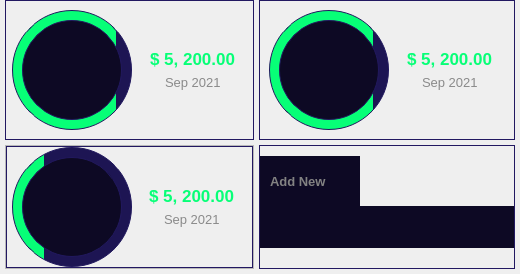
              <widget class="QFrame" name="frame_15">
               <property name="frameShape">
                <enum>QFrame::NoFrame</enum>
               </property>
               <property name="frameShadow">
                <enum>QFrame::Raised</enum>
               </property>
               <layout class="QGridLayout" name="gridLayout">
                <property name="leftMargin">
                 <number>5</number>
                </property>
                <property name="topMargin">
                 <number>0</number>
                </property>
                <property name="rightMargin">
                 <number>5</number>
                </property>
                <property name="bottomMargin">
                 <number>5</number>
                </property>
                <property name="spacing">
                 <number>5</number>
                </property>
                <item row="0" column="0">
                 <widget class="QFrame" name="frame_35">
                  <property name="styleSheet">
                   <string notr="true">border: 1px solid rgb(34, 24, 97);</string>
                  </property>
                  <property name="frameShape">
                   <enum>QFrame::NoFrame</enum>
                  </property>
                  <property name="frameShadow">
                   <enum>QFrame::Raised</enum>
                  </property>
                  <layout class="QHBoxLayout" name="horizontalLayout_19">
                   <property name="spacing">
                    <number>5</number>
                   </property>
                   <property name="leftMargin">
                    <number>5</number>
                   </property>
                   <property name="topMargin">
                    <number>0</number>
                   </property>
                   <property name="rightMargin">
                    <number>5</number>
                   </property>
                   <property name="bottomMargin">
                    <number>0</number>
                   </property>
                   <item alignment="Qt::AlignHCenter|Qt::AlignVCenter">
                    <widget class="QFrame" name="frame_30">
                     <property name="minimumSize">
                      <size>
                       <width>120</width>
                       <height>120</height>
                      </size>
                     </property>
                     <property name="maximumSize">
                      <size>
                       <width>120</width>
                       <height>120</height>
                      </size>
                     </property>
                     <property name="styleSheet">
                      <string notr="true">background-color: qlineargradient(spread:pad, x1:0, y1:0, x2:1, y2:0, stop:0.867 rgba(7, 255, 119, 1), stop:0.869 rgba(29, 21, 83, 1));
border: 1px solid rgb(33, 24, 94);
border-radius: 60;</string>
                     </property>
                     <property name="frameShape">
                      <enum>QFrame::NoFrame</enum>
                     </property>
                     <property name="frameShadow">
                      <enum>QFrame::Raised</enum>
                     </property>
                     <layout class="QHBoxLayout" name="horizontalLayout_18">
                      <item alignment="Qt::AlignHCenter">
                       <widget class="QFrame" name="frame_31">
                        <property name="minimumSize">
                         <size>
                          <width>100</width>
                          <height>100</height>
                         </size>
                        </property>
                        <property name="maximumSize">
                         <size>
                          <width>130</width>
                          <height>130</height>
                         </size>
                        </property>
                        <property name="styleSheet">
                         <string notr="true">background-color: rgb(13, 9, 36);
border: 1px solid rgb(33, 24, 94);
border-radius: 50px;</string>
                        </property>
                        <property name="frameShape">
                         <enum>QFrame::NoFrame</enum>
                        </property>
                        <property name="frameShadow">
                         <enum>QFrame::Raised</enum>
                        </property>
                        <layout class="QHBoxLayout" name="horizontalLayout_30">
                         <item>
                          <widget class="QFrame" name="frame_36">
                           <property name="minimumSize">
                            <size>
                             <width>50</width>
                             <height>50</height>
                            </size>
                           </property>
                           <property name="maximumSize">
                            <size>
                             <width>50</width>
                             <height>50</height>
                            </size>
                           </property>
                           <property name="styleSheet">
                            <string notr="true">QFrame {
	border: none;
	image: url(:/icons/icons/money-hand.svg);
	border-radius: 25;
}</string>
                           </property>
                           <property name="frameShape">
                            <enum>QFrame::NoFrame</enum>
                           </property>
                           <property name="frameShadow">
                            <enum>QFrame::Raised</enum>
                           </property>
                          </widget>
                         </item>
                        </layout>
                       </widget>
                      </item>
                     </layout>
                    </widget>
                   </item>
                   <item alignment="Qt::AlignVCenter">
                    <widget class="QFrame" name="frame_37">
                     <property name="minimumSize">
                      <size>
                       <width>110</width>
                       <height>0</height>
                      </size>
                     </property>
                     <property name="maximumSize">
                      <size>
                       <width>110</width>
                       <height>16777215</height>
                      </size>
                     </property>
                     <property name="styleSheet">
                      <string notr="true">border: none;</string>
                     </property>
                     <property name="frameShape">
                      <enum>QFrame::NoFrame</enum>
                     </property>
                     <property name="frameShadow">
                      <enum>QFrame::Raised</enum>
                     </property>
                     <layout class="QVBoxLayout" name="verticalLayout_16">
                      <item alignment="Qt::AlignHCenter|Qt::AlignVCenter">
                       <widget class="QLabel" name="label_22">
                        <property name="font">
                         <font>
                          <pointsize>13</pointsize>
                          <bold>true</bold>
                         </font>
                        </property>
                        <property name="styleSheet">
                         <string notr="true">color: rgb(7, 255, 119);</string>
                        </property>
                        <property name="text">
                         <string>$ 5, 200.00</string>
                        </property>
                       </widget>
                      </item>
                      <item alignment="Qt::AlignHCenter|Qt::AlignVCenter">
                       <widget class="QLabel" name="label_21">
                        <property name="font">
                         <font>
                          <pointsize>10</pointsize>
                          <bold>false</bold>
                         </font>
                        </property>
                        <property name="styleSheet">
                         <string notr="true">color: rgb(138, 138, 138);</string>
                        </property>
                        <property name="text">
                         <string>Sep 2021</string>
                        </property>
                       </widget>
                      </item>
                     </layout>
                    </widget>
                   </item>
                  </layout>
                 </widget>
                </item>
                <item row="0" column="1">
                 <widget class="QFrame" name="frame_18">
                  <property name="styleSheet">
                   <string notr="true"/>
                  </property>
                  <property name="frameShape">
                   <enum>QFrame::NoFrame</enum>
                  </property>
                  <property name="frameShadow">
                   <enum>QFrame::Raised</enum>
                  </property>
                  <layout class="QHBoxLayout" name="horizontalLayout_25">
                   <property name="spacing">
                    <number>0</number>
                   </property>
                   <property name="leftMargin">
                    <number>0</number>
                   </property>
                   <property name="topMargin">
                    <number>0</number>
                   </property>
                   <property name="rightMargin">
                    <number>0</number>
                   </property>
                   <property name="bottomMargin">
                    <number>0</number>
                   </property>
                   <item>
                    <widget class="QFrame" name="frame_38">
                     <property name="styleSheet">
                      <string notr="true">border: 1px solid rgb(34, 24, 97);</string>
                     </property>
                     <property name="frameShape">
                      <enum>QFrame::NoFrame</enum>
                     </property>
                     <property name="frameShadow">
                      <enum>QFrame::Raised</enum>
                     </property>
                     <layout class="QHBoxLayout" name="horizontalLayout_24">
                      <item>
                       <widget class="QFrame" name="frame_42">
                        <property name="minimumSize">
                         <size>
                          <width>120</width>
                          <height>120</height>
                         </size>
                        </property>
                        <property name="maximumSize">
                         <size>
                          <width>120</width>
                          <height>120</height>
                         </size>
                        </property>
                        <property name="styleSheet">
                         <string notr="true">background-color: qlineargradient(spread:pad, x1:0, y1:0, x2:1, y2:0, stop:0.867 rgba(7, 255, 119, 1), stop:0.869 rgba(29, 21, 83, 1));
border: 1px solid rgb(33, 24, 94);
border-radius: 60;</string>
                        </property>
                        <property name="frameShape">
                         <enum>QFrame::NoFrame</enum>
                        </property>
                        <property name="frameShadow">
                         <enum>QFrame::Raised</enum>
                        </property>
                        <layout class="QHBoxLayout" name="horizontalLayout_23">
                         <item alignment="Qt::AlignHCenter">
                          <widget class="QFrame" name="frame_43">
                           <property name="minimumSize">
                            <size>
                             <width>100</width>
                             <height>100</height>
                            </size>
                           </property>
                           <property name="maximumSize">
                            <size>
                             <width>130</width>
                             <height>130</height>
                            </size>
                           </property>
                           <property name="styleSheet">
                            <string notr="true">background-color: rgb(13, 9, 36);
border: 1px solid rgb(33, 24, 94);
border-radius: 50px;</string>
                           </property>
                           <property name="frameShape">
                            <enum>QFrame::NoFrame</enum>
                           </property>
                           <property name="frameShadow">
                            <enum>QFrame::Raised</enum>
                           </property>
                           <layout class="QHBoxLayout" name="horizontalLayout_31">
                            <item>
                             <widget class="QFrame" name="frame_44">
                              <property name="minimumSize">
                               <size>
                                <width>50</width>
                                <height>50</height>
                               </size>
                              </property>
                              <property name="maximumSize">
                               <size>
                                <width>50</width>
                                <height>50</height>
                               </size>
                              </property>
                              <property name="styleSheet">
                               <string notr="true">QFrame {
	border: none;
	
	image: url(:/icons/icons/euro_money.svg);
	border-radius: 25;
}</string>
                              </property>
                              <property name="frameShape">
                               <enum>QFrame::NoFrame</enum>
                              </property>
                              <property name="frameShadow">
                               <enum>QFrame::Raised</enum>
                              </property>
                             </widget>
                            </item>
                           </layout>
                          </widget>
                         </item>
                        </layout>
                       </widget>
                      </item>
                      <item alignment="Qt::AlignVCenter">
                       <widget class="QFrame" name="frame_41">
                        <property name="minimumSize">
                         <size>
                          <width>110</width>
                          <height>0</height>
                         </size>
                        </property>
                        <property name="maximumSize">
                         <size>
                          <width>110</width>
                          <height>16777215</height>
                         </size>
                        </property>
                        <property name="styleSheet">
                         <string notr="true">border: none;</string>
                        </property>
                        <property name="frameShape">
                         <enum>QFrame::NoFrame</enum>
                        </property>
                        <property name="frameShadow">
                         <enum>QFrame::Raised</enum>
                        </property>
                        <layout class="QVBoxLayout" name="verticalLayout_17">
                         <item alignment="Qt::AlignHCenter|Qt::AlignVCenter">
                          <widget class="QLabel" name="label_23">
                           <property name="font">
                            <font>
                             <pointsize>13</pointsize>
                             <bold>true</bold>
                            </font>
                           </property>
                           <property name="styleSheet">
                            <string notr="true">color: rgb(7, 255, 119);</string>
                           </property>
                           <property name="text">
                            <string>$ 5, 200.00</string>
                           </property>
                          </widget>
                         </item>
                         <item alignment="Qt::AlignHCenter|Qt::AlignVCenter">
                          <widget class="QLabel" name="label_24">
                           <property name="font">
                            <font>
                             <pointsize>10</pointsize>
                             <bold>false</bold>
                            </font>
                           </property>
                           <property name="styleSheet">
                            <string notr="true">color: rgb(138, 138, 138);</string>
                           </property>
                           <property name="text">
                            <string>Sep 2021</string>
                           </property>
                          </widget>
                         </item>
                        </layout>
                       </widget>
                      </item>
                     </layout>
                    </widget>
                   </item>
                  </layout>
                 </widget>
                </item>
                <item row="1" column="0">
                 <widget class="QFrame" name="frame_17">
                  <property name="styleSheet">
                   <string notr="true"/>
                  </property>
                  <property name="frameShape">
                   <enum>QFrame::StyledPanel</enum>
                  </property>
                  <property name="frameShadow">
                   <enum>QFrame::Raised</enum>
                  </property>
                  <layout class="QHBoxLayout" name="horizontalLayout_28">
                   <property name="spacing">
                    <number>0</number>
                   </property>
                   <property name="leftMargin">
                    <number>0</number>
                   </property>
                   <property name="topMargin">
                    <number>0</number>
                   </property>
                   <property name="rightMargin">
                    <number>0</number>
                   </property>
                   <property name="bottomMargin">
                    <number>0</number>
                   </property>
                   <item>
                    <widget class="QFrame" name="frame_45">
                     <property name="styleSheet">
                      <string notr="true">border: 1px solid rgb(34, 24, 97);</string>
                     </property>
                     <property name="frameShape">
                      <enum>QFrame::NoFrame</enum>
                     </property>
                     <property name="frameShadow">
                      <enum>QFrame::Raised</enum>
                     </property>
                     <layout class="QHBoxLayout" name="horizontalLayout_26">
                      <property name="spacing">
                       <number>5</number>
                      </property>
                      <property name="leftMargin">
                       <number>5</number>
                      </property>
                      <property name="topMargin">
                       <number>0</number>
                      </property>
                      <property name="rightMargin">
                       <number>5</number>
                      </property>
                      <property name="bottomMargin">
                       <number>0</number>
                      </property>
                      <item alignment="Qt::AlignHCenter|Qt::AlignVCenter">
                       <widget class="QFrame" name="frame_46">
                        <property name="minimumSize">
                         <size>
                          <width>120</width>
                          <height>120</height>
                         </size>
                        </property>
                        <property name="maximumSize">
                         <size>
                          <width>120</width>
                          <height>120</height>
                         </size>
                        </property>
                        <property name="styleSheet">
                         <string notr="true">background-color: qlineargradient(spread:pad, x1:0, y1:0, x2:1, y2:0, stop:0.267 rgba(7, 255, 119, 1), stop:0.269 rgba(29, 21, 83, 1));
border: 1px solid rgb(33, 24, 94);
border-radius: 60;</string>
                        </property>
                        <property name="frameShape">
                         <enum>QFrame::NoFrame</enum>
                        </property>
                        <property name="frameShadow">
                         <enum>QFrame::Raised</enum>
                        </property>
                        <layout class="QHBoxLayout" name="horizontalLayout_27">
                         <property name="spacing">
                          <number>0</number>
                         </property>
                         <property name="leftMargin">
                          <number>0</number>
                         </property>
                         <property name="topMargin">
                          <number>0</number>
                         </property>
                         <property name="rightMargin">
                          <number>0</number>
                         </property>
                         <property name="bottomMargin">
                          <number>0</number>
                         </property>
                         <item alignment="Qt::AlignHCenter">
                          <widget class="QFrame" name="frame_47">
                           <property name="minimumSize">
                            <size>
                             <width>100</width>
                             <height>100</height>
                            </size>
                           </property>
                           <property name="maximumSize">
                            <size>
                             <width>100</width>
                             <height>100</height>
                            </size>
                           </property>
                           <property name="styleSheet">
                            <string notr="true">background-color: rgb(13, 9, 36);
border: 1px solid rgb(33, 24, 94);
border-radius: 50px;</string>
                           </property>
                           <property name="frameShape">
                            <enum>QFrame::NoFrame</enum>
                           </property>
                           <property name="frameShadow">
                            <enum>QFrame::Raised</enum>
                           </property>
                           <layout class="QHBoxLayout" name="horizontalLayout_29">
                            <property name="spacing">
                             <number>0</number>
                            </property>
                            <property name="leftMargin">
                             <number>0</number>
                            </property>
                            <property name="topMargin">
                             <number>0</number>
                            </property>
                            <property name="rightMargin">
                             <number>0</number>
                            </property>
                            <property name="bottomMargin">
                             <number>0</number>
                            </property>
                            <item>
                             <widget class="QFrame" name="frame_48">
                              <property name="minimumSize">
                               <size>
                                <width>50</width>
                                <height>50</height>
                               </size>
                              </property>
                              <property name="maximumSize">
                               <size>
                                <width>50</width>
                                <height>50</height>
                               </size>
                              </property>
                              <property name="styleSheet">
                               <string notr="true">QFrame {
	border: none;
	image: url(:/icons/icons/account.svg);
	border-radius: 25;
}</string>
                              </property>
                              <property name="frameShape">
                               <enum>QFrame::NoFrame</enum>
                              </property>
                              <property name="frameShadow">
                               <enum>QFrame::Raised</enum>
                              </property>
                             </widget>
                            </item>
                           </layout>
                          </widget>
                         </item>
                        </layout>
                       </widget>
                      </item>
                      <item alignment="Qt::AlignVCenter">
                       <widget class="QFrame" name="frame_49">
                        <property name="minimumSize">
                         <size>
                          <width>110</width>
                          <height>0</height>
                         </size>
                        </property>
                        <property name="maximumSize">
                         <size>
                          <width>110</width>
                          <height>16777215</height>
                         </size>
                        </property>
                        <property name="styleSheet">
                         <string notr="true">border: none;</string>
                        </property>
                        <property name="frameShape">
                         <enum>QFrame::NoFrame</enum>
                        </property>
                        <property name="frameShadow">
                         <enum>QFrame::Raised</enum>
                        </property>
                        <layout class="QVBoxLayout" name="verticalLayout_18">
                         <item alignment="Qt::AlignHCenter|Qt::AlignVCenter">
                          <widget class="QLabel" name="label_25">
                           <property name="font">
                            <font>
                             <pointsize>13</pointsize>
                             <bold>true</bold>
                            </font>
                           </property>
                           <property name="styleSheet">
                            <string notr="true">color: rgb(7, 255, 119);</string>
                           </property>
                           <property name="text">
                            <string>$ 5, 200.00</string>
                           </property>
                          </widget>
                         </item>
                         <item alignment="Qt::AlignHCenter|Qt::AlignVCenter">
                          <widget class="QLabel" name="label_26">
                           <property name="font">
                            <font>
                             <pointsize>10</pointsize>
                             <bold>false</bold>
                            </font>
                           </property>
                           <property name="styleSheet">
                            <string notr="true">color: rgb(138, 138, 138);</string>
                           </property>
                           <property name="text">
                            <string>Sep 2021</string>
                           </property>
                          </widget>
                         </item>
                        </layout>
                       </widget>
                      </item>
                     </layout>
                    </widget>
                   </item>
                  </layout>
                 </widget>
                </item>
                <item row="1" column="1">
                 <widget class="QFrame" name="frame_19">
                  <property name="styleSheet">
                   <string notr="true">border: 1px solid rgb(34, 24, 97);</string>
                  </property>
                  <property name="frameShape">
                   <enum>QFrame::NoFrame</enum>
                  </property>
                  <property name="frameShadow">
                   <enum>QFrame::Raised</enum>
                  </property>
                  <layout class="QVBoxLayout" name="verticalLayout_19">
                   <property name="spacing">
                    <number>0</number>
                   </property>
                   <property name="leftMargin">
                    <number>0</number>
                   </property>
                   <property name="topMargin">
                    <number>10</number>
                   </property>
                   <property name="rightMargin">
                    <number>0</number>
                   </property>
                   <property name="bottomMargin">
                    <number>20</number>
                   </property>
                   <item>
                    <widget class="QPushButton" name="pushButton_9">
                     <property name="minimumSize">
                      <size>
                       <width>100</width>
                       <height>50</height>
                      </size>
                     </property>
                     <property name="maximumSize">
                      <size>
                       <width>100</width>
                       <height>50</height>
                      </size>
                     </property>
                     <property name="font">
                      <font>
                       <pointsize>10</pointsize>
                       <bold>true</bold>
                      </font>
                     </property>
                     <property name="styleSheet">
                      <string notr="true">color: rgb(130, 130, 130);
border: none;
text-align: left;
padding-left: 10px;
background-color: rgb(13, 9, 36);</string>
                     </property>
                     <property name="text">
                      <string>Add New</string>
                     </property>
                     <property name="icon">
                      <iconset resource="resources/resources.qrc">
                       <normaloff>:/icons/icons/plus.svg</normaloff>:/icons/icons/plus.svg</iconset>
                     </property>
                     <property name="iconSize">
                      <size>
                       <width>25</width>
                       <height>25</height>
                      </size>
                     </property>
                    </widget>
                   </item>
                   <item>
                    <widget class="QPushButton" name="pushButton_10">
                     <property name="minimumSize">
                      <size>
                       <width>0</width>
                       <height>0</height>
                      </size>
                     </property>
                     <property name="maximumSize">
                      <size>
                       <width>22222</width>
                       <height>22222</height>
                      </size>
                     </property>
                     <property name="font">
                      <font>
                       <pointsize>10</pointsize>
                       <bold>true</bold>
                      </font>
                     </property>
                     <property name="styleSheet">
                      <string notr="true">color: rgb(130, 130, 130);
border: none;
text-align: center;
padding-left: 10px;
background-color: rgb(13, 9, 36);</string>
                     </property>
                     <property name="text">
                      <string/>
                     </property>
                     <property name="icon">
                      <iconset resource="resources/resources.qrc">
                       <normaloff>:/icons/icons/plus.svg</normaloff>:/icons/icons/plus.svg</iconset>
                     </property>
                     <property name="iconSize">
                      <size>
                       <width>40</width>
                       <height>40</height>
                      </size>
                     </property>
                    </widget>
                   </item>
                  </layout>
                 </widget>
                </item>
               </layout>
              </widget>
